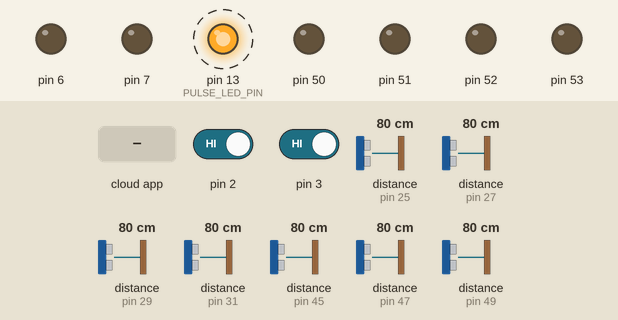
A sketch run on a simulated Arduino Mega 2560, built with avr-gcc and run on an emulated ATmega2560. On the bench: output pins drawn as LEDs (lit = HIGH). Dashed ring = blinking. The test bench sets the inputs (shaded band); at power-on: pin 2 HIGH, pin 3 HIGH, distance to the obstacle (sensors on pin 25, pin 27, pin 29, pin 31, pin 45, pin 47, pin 49) 80 cm. The ROS host is connected and sends only what is stated.

Above: at 3.0 s.
3.1 s: the phone or cloud app sets linear.x to -100
At 5.6 s:
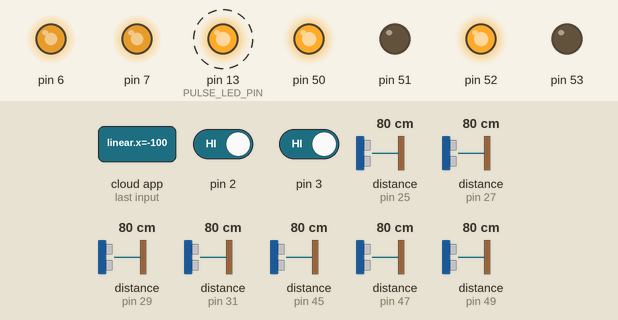
6.1 s: the phone or cloud app sets angular.z to -100
At 7.6 s:
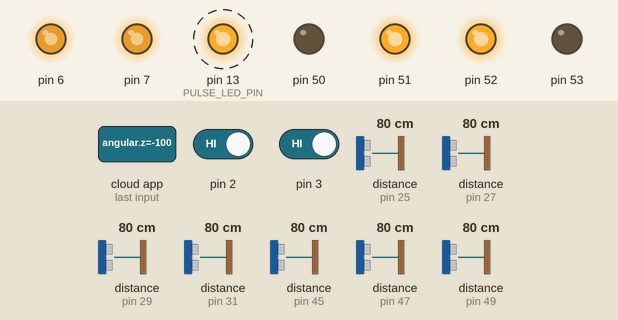
9.1 s: the phone or cloud app sets angular.z to 100
At 11.7 s:
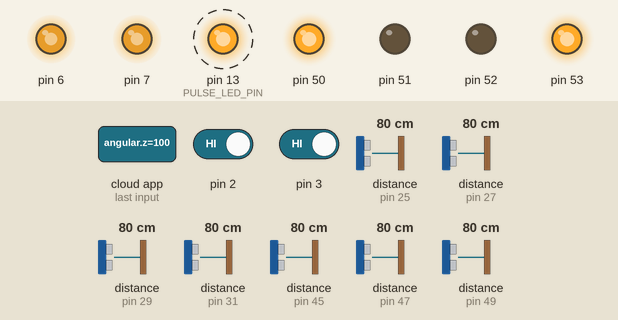
Timing chart, 0 to 18.1 s (numbered marks = the images above; inputs shaded):
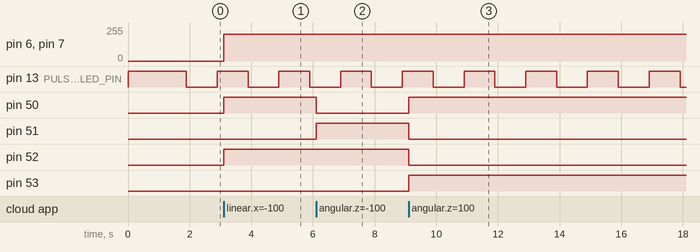

Measured:
- after the input at 3.1 s, pin 6, pin 7: 0/255 → 200/255 at once; pin 50, pin 52: LOW → HIGH at once
- after the input at 6.1 s, pin 50: HIGH → LOW at once; pin 51: LOW → HIGH at once
- after the input at 9.1 s, pin 50, pin 53: LOW → HIGH at once; pin 51, pin 52: HIGH → LOW at once
- by itself, pin 13 (PULSE_LED_PIN): alternates HIGH for 1.0 s and LOW for 1.0 s

The sketch:

rospibot1a_v0_7.ino
```cpp
//
// added: alternate serial port setup
//

//#define ROSSERIAL_USE_SERIAL2

#define SERIAL_DEBUG

#include <PinChangeInterrupt.h>

#ifdef ROSSERIAL_USE_SERIAL2
  #include <ArduinoHardwareAlt.h>
#else
  #include <ArduinoHardware.h>
#endif
#include <ros.h>
#include <sensor_msgs/Range.h>
#include <geometry_msgs/Twist.h>
#include <std_msgs/Int8.h>
#include <std_msgs/Int32.h>
#include <std_msgs/Float32.h>
#include <tf/tf.h>
#include <tf/transform_broadcaster.h>

#include <limits.h>

ros::NodeHandle nh;

// general includes
#include "kalman.h"

// include device configs
#include "ultrasound.h"
#include "locomotion.h"
#include "pid.h"

// internal led config
#define PULSE_LED_PIN LED_BUILTIN
#define PULSE_LED_DELAY 1000
unsigned long pulseLedTimer;
boolean pulseLedStatus;

// looptime control
unsigned long loopTimeLast;
unsigned long looptime;

// motion idle delay timer
#define MOTION_IDLE_DELAY 120
unsigned long motion_idle_timer;

// just for debug
double speed_ang_tmp, speed_lin_tmp;

//
// ros publishers, subscribers and broadcasters
//

//Time  update variables
#define TF_PUBLISHER_DELAY 50
unsigned long tf_publisher_timer;

unsigned long LastUpdateMicrosecs = 0;
unsigned long LastUpdateMillisecs = 0;
unsigned long CurrentMicrosecs = 0;
unsigned long MicrosecsSinceLastUpdate = 0;
float SecondsSinceLastUpdate = 0;

std_msgs::Float32 timeSeconds;
ros::Publisher time_rospub1("time1", &timeSeconds);
std_msgs::Int32 timeMicroSeconds;
ros::Publisher time_rospub2("time2", &timeMicroSeconds);

std_msgs::Int8 motionStateMsg;
ros::Publisher motionstate_rospub1("motion_state", &motionStateMsg);

#include "ros_pub.h"
//#include "ros_tf.h"

// ultrasound
tf::TransformBroadcaster broadcaster;
geometry_msgs::TransformStamped us_t1;
char base_link[] = "/base_link";

char us0_frame[] = "/ultrasound0";
char us1_frame[] = "/ultrasound1";
char us2_frame[] = "/ultrasound2";
char us3_frame[] = "/ultrasound3";
char us4_frame[] = "/ultrasound4";
char us5_frame[] = "/ultrasound5";
char us6_frame[] = "/ultrasound6";

// subscriber callback to handle motion velocity target requests
void messageCb1( const geometry_msgs::Twist& msg){
  speed_ang = msg.angular.z;
  speed_lin = msg.linear.x;

  //w_r = (speed_lin/wheel_rad) + ((speed_ang*wheel_sep)/(2.0*wheel_rad));
  //w_l = (speed_lin/wheel_rad) - ((speed_ang*wheel_sep)/(2.0*wheel_rad));

  //rightSpeedPidSetPointTmp = (speed_lin/wheel_rad) + ((speed_ang*wheel_sep)/(2.0*wheel_rad));
  //leftSpeedPidSetPointTmp = (speed_lin/wheel_rad) - ((speed_ang*wheel_sep)/(2.0*wheel_rad));

  // calculate rotation per second on both motors (im not sure about angular velocity)
  rightSpeedPidSetPointTmp = (speed_lin/wheel_per) + ((speed_ang*wheel_sep)/wheel_per);
  leftSpeedPidSetPointTmp = (speed_lin/wheel_per) - ((speed_ang*wheel_sep)/wheel_per);

/*
  #ifdef SERIAL_DEBUG
    #ifdef ROSSERIAL_USE_SERIAL2
      Serial.print("cmd_vel: ");
      Serial.print(leftSpeedPidSetPointTmp); Serial2.print("\t");
      Serial.print(rightSpeedPidSetPointTmp); Serial2.print("\t");
    #else
      Serial2.print("cmd_vel: ");
      Serial2.print(leftSpeedPidSetPointTmp); Serial2.print("\t");
      Serial2.print(rightSpeedPidSetPointTmp); Serial2.print("\t");
    #endif
  #endif
*/

  // apply min and max velocity restrictions
  if(abs(rightSpeedPidSetPointTmp) == abs(leftSpeedPidSetPointTmp) && rightSpeedPidSetPointTmp != 0) {
    // original velociy are the same
    if(rightSpeedPidSetPointTmp > maxPidVel) {
      if(rightSpeedPidSetPointTmp > 0) rightSpeedPidSetPointTmp = maxPidVel; else rightSpeedPidSetPointTmp = -maxPidVel;
      if(leftSpeedPidSetPointTmp > 0) leftSpeedPidSetPointTmp = maxPidVel; else leftSpeedPidSetPointTmp = -maxPidVel;
    }
    if(rightSpeedPidSetPointTmp < minPidVel) {
      if(rightSpeedPidSetPointTmp > 0) rightSpeedPidSetPointTmp = minPidVel; else rightSpeedPidSetPointTmp = -minPidVel;
      if(leftSpeedPidSetPointTmp > 0) leftSpeedPidSetPointTmp = minPidVel; else leftSpeedPidSetPointTmp = -minPidVel;
    }
  } else if(abs(rightSpeedPidSetPointTmp) > abs(leftSpeedPidSetPointTmp)) {
    // right velocity is greater
    if(rightSpeedPidSetPointTmp > maxPidVel) {
      leftSpeedPidSetPointTmp = leftSpeedPidSetPointTmp * (maxPidVel / rightSpeedPidSetPointTmp);
      if(rightSpeedPidSetPointTmp >= 0) rightSpeedPidSetPointTmp = maxPidVel; else rightSpeedPidSetPointTmp = -maxPidVel;
    }
    if(rightSpeedPidSetPointTmp < minPidVel) {
      leftSpeedPidSetPointTmp = leftSpeedPidSetPointTmp * (minPidVel / rightSpeedPidSetPointTmp);
      if(rightSpeedPidSetPointTmp >= 0) rightSpeedPidSetPointTmp = maxPidVel; else rightSpeedPidSetPointTmp = -minPidVel;
    }
  } else if(abs(rightSpeedPidSetPointTmp) < abs(leftSpeedPidSetPointTmp)) {
    // left velocity is greater
    if(leftSpeedPidSetPointTmp > maxPidVel) {
      rightSpeedPidSetPointTmp = rightSpeedPidSetPointTmp * (maxPidVel / leftSpeedPidSetPointTmp);
      if(leftSpeedPidSetPointTmp >= 0) leftSpeedPidSetPointTmp = maxPidVel; else leftSpeedPidSetPointTmp = -maxPidVel;
    }
    if(leftSpeedPidSetPointTmp < minPidVel) {
      rightSpeedPidSetPointTmp = rightSpeedPidSetPointTmp * (minPidVel / leftSpeedPidSetPointTmp);
      if(leftSpeedPidSetPointTmp >= 0) leftSpeedPidSetPointTmp = minPidVel; else leftSpeedPidSetPointTmp = -minPidVel;
    }
  }

  // transform to encoder pulses
  rightSpeedPidSetPointTmp = rightSpeedPidSetPointTmp * ENCODER_PULSES / 1000 * SPEED_PID_SAMPLE_TIME;
  leftSpeedPidSetPointTmp = leftSpeedPidSetPointTmp * ENCODER_PULSES / 1000 * SPEED_PID_SAMPLE_TIME;

  // set right motors direction and speed
  if(rightSpeedPidSetPointTmp > 0) {
    rightSpeedPidSetPointDirection = 1;
    rightSpeedPidSetPoint = round(rightSpeedPidSetPointTmp);
  } else if(rightSpeedPidSetPointTmp < 0) {
    rightSpeedPidSetPointDirection = -1;
    rightSpeedPidSetPoint = round(abs(rightSpeedPidSetPointTmp));
  } else {
    rightSpeedPidSetPointDirection = 0;
    rightSpeedPidSetPoint = 0;
  }

  // set left motors direction and speed
  if(leftSpeedPidSetPointTmp > 0) {
    leftSpeedPidSetPointDirection = 1;
    leftSpeedPidSetPoint = round(leftSpeedPidSetPointTmp);
  } else if(leftSpeedPidSetPointTmp < 0) {
    leftSpeedPidSetPointDirection = -1;
    leftSpeedPidSetPoint = round(abs(leftSpeedPidSetPointTmp));
  } else {
    leftSpeedPidSetPointDirection = 0;
    leftSpeedPidSetPoint = round(leftSpeedPidSetPointTmp);
  }

  // switch on/off the steering pid
  if(leftSpeedPidSetPoint == rightSpeedPidSetPoint && leftSpeedPidSetPoint != 0) {
    // rotate or linear translation
    steeringPid.SetMode(AUTOMATIC);
    useSteeringPid = true;
    encoderLeftPulsesSteeringPID = encoderRightPulsesSteeringPID = 0;
  } else {
    // curve
    steeringPid.SetMode(MANUAL);
    useSteeringPid = false;
    encoderLeftPulsesSteeringPID = encoderRightPulsesSteeringPID = 0;
  }

  // machine state update
  if(leftSpeedPidSetPoint == 0 && rightSpeedPidSetPoint == 0) {
    // idle
    motion_idle_timer = millis() + MOTION_IDLE_DELAY;
    baseMotionState = MOTION_STOP;
  } else if(useSteeringPid) {
    // rotate or linear translation
    if(leftSpeedPidSetPointDirection == rightSpeedPidSetPointDirection) {
      if(leftSpeedPidSetPointDirection > 0) {
        // front linear translation
        baseMotionState = MOTION_FORWARD;
      } else {
        // backwards linear translation
        baseMotionState = MOTION_BACKWARD;
      }
    } else {
      if(leftSpeedPidSetPointDirection < 0) {
        // rotate left
        baseMotionState = MOTION_ROTATE_LEFT;
      } else {
        //rotate_right
        baseMotionState = MOTION_ROTATE_RIGHT;
      }
    }
  } else {
    if(leftSpeedPidSetPointDirection > 0) {
      if(rightSpeedPidSetPoint > leftSpeedPidSetPoint) {
        baseMotionState = MOTION_FORWARD_CURVE_LEFT;
      } else {
        baseMotionState = MOTION_FORWARD_CURVE_RIGHT;
      }
    } else {
      if(rightSpeedPidSetPoint > leftSpeedPidSetPoint) {
        baseMotionState = MOTION_BACKWARD_CURVE_LEFT;
      } else {
        baseMotionState = MOTION_BACKWARD_CURVE_RIGHT;
      }
    }
  }

  // motion distance encoder targets
  if(encoderPulsesTargetState == ENC_TARGET_READY) {
    // set left encoder target
    if(leftSpeedPidSetPointDirection >= 0) {
      encoderLeftPulsesTarget = encoderLeftPulses + (encoderLeftPulsesTarget / 1000.0 * pulses_per_m);
    } else {
      encoderLeftPulsesTarget = encoderLeftPulses - (encoderLeftPulsesTarget / 1000.0 * pulses_per_m);
    }
    // set right encoder target
    if(rightSpeedPidSetPointDirection >= 0) {
      encoderRightPulsesTarget = encoderRightPulses + (float)(encoderRightPulsesTarget / 1000.0 * pulses_per_m);
    } else {
      encoderRightPulsesTarget = encoderRightPulses - (float)(encoderRightPulsesTarget / 1000.0 * pulses_per_m);
    }
    // set control
    encoderLeftPulsesOnTarget = false;
    encoderRightPulsesOnTarget = false;
    encoderPulsesTargetState = ENC_TARGET_ENABLED;
  }

  motionStateMsg.data = baseMotionState;
  motionstate_rospub1.publish(&motionStateMsg);

  // just for debug
  speed_ang_tmp = speed_ang;
  speed_lin_tmp = speed_lin;

}

ros::Subscriber<geometry_msgs::Twist> vel_rossub1("cmd_vel", &messageCb1 );

// subscriber callback to handle motion distance target requests
void messageCb2( const std_msgs::Float32& msg){

  //encoderPulsesTargetState = ENC_TARGET_ENABLED;
  //encoderLeftPulsesTarget = encoderLeftPulses + (msg.data * pulses_per_m);
  //encoderRightPulsesTarget = encoderRightPulses + (msg.data * pulses_per_m);
  encoderPulsesTargetState = ENC_TARGET_READY;
  encoderLeftPulsesTarget = msg.data * 1000;
  encoderRightPulsesTarget = msg.data * 1000;

  //Serial2.println(msg.data);
}
ros::Subscriber<std_msgs::Float32> dist_rossub1("cmd_dist", &messageCb2 );

void setup() {

  #ifdef SERIAL_DEBUG
    #ifdef ROSSERIAL_USE_SERIAL2
      Serial.begin(115200);
      Serial.println("rospibot start!");
    #else
      Serial2.begin(115200);
      Serial2.println("rospibot start!");
    #endif
  #endif

  // setup internal led to pulse
  pinMode(PULSE_LED_PIN, OUTPUT);
  digitalWrite(PULSE_LED_PIN, HIGH);
  pulseLedStatus = true;
  pulseLedTimer = millis() + PULSE_LED_DELAY;

  // ros setup
  nh.initNode();

  broadcaster.init(nh);

  nh.subscribe(vel_rossub1);
  nh.subscribe(dist_rossub1);

  nh.advertise(time_rospub1);
  nh.advertise(time_rospub2);

  nh.advertise(encoder_rospub1);
  nh.advertise(encoder_rospub2);

  nh.advertise(usrange_rospub0);
  nh.advertise(usrange_rospub1);
  nh.advertise(usrange_rospub2);
  nh.advertise(usrange_rospub3);
  nh.advertise(usrange_rospub4);
  nh.advertise(usrange_rospub5);
  nh.advertise(usrange_rospub6);

  nh.advertise(motionstate_rospub1);

  nh.spinOnce();

  // setup parts
  Setup_Motors();
  Setup_Encoders();
  Setup_PID();
  Setup_Ultrasound();

  // ros publisher timers
  encoder_publisher_timer = millis() + ENCODERS_PUBLISHER_DELAY;
  tf_publisher_timer = millis() + TF_PUBLISHER_DELAY;

  // diag control setup
  loopTimeLast = millis();
}

void loop() {
  Update_PID();

  // change state after wait for wheels stop
  if(baseMotionState == MOTION_STOP && millis() >= motion_idle_timer) {
    baseMotionState = MOTION_IDLE;
    motionStateMsg.data = baseMotionState;
    motionstate_rospub1.publish(&motionStateMsg);
    motion_idle_timer = 0;
  }

  if(baseMotionState != MOTION_IDLE) {
    if(baseMotionState == MOTION_STOP) {
      leftMotorPwmOut = 0;
      rightMotorPwmOut = 0;
    }
    Motor_Left();
    Motor_Right();
  }

  Update_Encoders();

  // check encoder targets
  if(encoderPulsesTargetState == ENC_TARGET_ENABLED) {

    //
    // check left encoder target
    //
    if(!encoderLeftPulsesOnTarget) {
      if(leftSpeedPidSetPointDirection >= 0) {
        if(encoderLeftPulses >= encoderLeftPulsesTarget) {
          encoderLeftPulsesOnTarget = true;
        }
      } else {
        if(encoderLeftPulses < encoderLeftPulsesTarget) {
          encoderLeftPulsesOnTarget = true;
        }
      }
      // left stop on encoder target
      if(encoderLeftPulsesOnTarget) {
        //Serial2.println("L ON TARGET");
        leftSpeedPidSetPoint = 0;
        leftSpeedPidSetPointDirection = 0;
      }
    }

    //
    // check right encoder target
    //
    if(!encoderRightPulsesOnTarget) {
      if(rightSpeedPidSetPointDirection >= 0) {
        if(encoderRightPulses >= encoderRightPulsesTarget) {
          encoderRightPulsesOnTarget = true;
        }
      } else {
        if(encoderRightPulses < encoderRightPulsesTarget) {
          encoderRightPulsesOnTarget = true;
        }
      }
      // left stop on encoder target
      if(encoderRightPulsesOnTarget) {
        //Serial2.println("R ON TARGET");
        rightSpeedPidSetPoint = 0;
        rightSpeedPidSetPointDirection = 0;
      }
    }

    //
    // encoders on target
    //
    if(encoderLeftPulsesOnTarget && encoderRightPulsesOnTarget) {
      //Serial2.println("BOTH ON TARGET");
      encoderLeftPulsesTarget = 0;
      encoderLeftPulsesOnTarget = false;
      encoderRightPulsesTarget = 0;
      encoderRightPulsesOnTarget = false;
      encoderPulsesTargetState = ENC_TARGET_DISABLE;
      if(useSteeringPid) {
        steeringPid.SetMode(MANUAL);
        useSteeringPid = false;
      }
      //set timer for MOTION_IDLE state
      baseMotionState = MOTION_STOP;
      motion_idle_timer = millis() + MOTION_IDLE_DELAY;
    }
  }

  Update_Ultrasound();

  // update transform at current time
  if(millis() >= tf_publisher_timer) {
    tf_publisher_timer = millis() + TF_PUBLISHER_DELAY;

    CurrentMicrosecs = micros();
    LastUpdateMillisecs = millis();
    MicrosecsSinceLastUpdate = CurrentMicrosecs - LastUpdateMicrosecs;
    if (MicrosecsSinceLastUpdate < 0) {
      MicrosecsSinceLastUpdate = INT_MIN - LastUpdateMicrosecs + CurrentMicrosecs;
    }
    LastUpdateMicrosecs = CurrentMicrosecs;
    SecondsSinceLastUpdate = MicrosecsSinceLastUpdate / 1000000.0;

    // time1/2 ros topic publisher
    timeSeconds.data = SecondsSinceLastUpdate;
    timeMicroSeconds.data = LastUpdateMicrosecs;

    time_rospub1.publish(&timeSeconds);
    time_rospub2.publish(&timeMicroSeconds);

  }

  nh.spinOnce();

  // pulse internal led to assure running state
  if(millis() >= pulseLedTimer)  {
    pulseLedTimer = millis() + PULSE_LED_DELAY;
    // do
    pulseLedStatus = !pulseLedStatus;
    digitalWrite(PULSE_LED_PIN, pulseLedStatus);
  }

  looptime = millis();
  #ifdef SERIAL_DEBUG
    #ifdef ROSSERIAL_USE_SERIAL2

      if(leftSpeedPidResult || rightSpeedPidResult) {
        //Serial.print(speed_lin_tmp); Serial.print("\t");
        //Serial.print(speed_ang_tmp); Serial.print("\t");

        //Serial.print(leftSpeedPidSetPointTmp); Serial.print("\t");
        //Serial.print(rightSpeedPidSetPointTmp); Serial.print("\t");

        Serial.print(baseMotionState); Serial.print("\t");
        Serial.print(useSteeringPid); Serial.print("\t");
        Serial2.print(encoderPulsesTargetState); Serial2.print("\t");

        Serial.print(leftSpeedPidSetPoint); Serial.print("\t");
        Serial.print(rightSpeedPidSetPoint); Serial.print("\t");

        Serial.print(leftSpeedPidSetPointDirection); Serial.print("\t");
        Serial.print(rightSpeedPidSetPointDirection); Serial.print("\t");

        Serial.print(leftMotorPwmOut); Serial.print("\t");
        Serial.print(rightMotorPwmOut); Serial.print("\t");
        if(leftSpeedPidResult) {
          Serial.print(leftSpeedPidSetPoint - leftSpeedPidInputLast); Serial.print("\t");
          leftSpeedPidResult = false;
        } else {
          Serial.print("---\t");
        }

        if(rightSpeedPidResult) {
          Serial.print(rightSpeedPidSetPoint - rightSpeedPidInputLast); Serial.print("\t");
          rightSpeedPidResult = false;
        } else {
          Serial.print("---\t");
        }

        Serial.print(encoderLeftPulsesTarget); Serial.print("\t");
        Serial.print(encoderRightPulsesTarget); Serial.print("\t");

        Serial.print(encoderLeftPulses); Serial.print("\t");
        Serial.print(encoderRightPulses); Serial.print("\t");

        Serial.print(encoderLeftPulses - encoderRightPulses); Serial.print("\t");

        Serial.println(looptime - loopTimeLast);

      }

    #else

      if(leftSpeedPidResult || rightSpeedPidResult) {
        //Serial2.print(speed_lin_tmp); Serial2.print("\t");
        //Serial2.print(speed_ang_tmp); Serial2.print("\t");

        //Serial2.print(leftSpeedPidSetPointTmp); Serial2.print("\t");
        //Serial2.print(rightSpeedPidSetPointTmp); Serial2.print("\t");

        Serial2.print(baseMotionState); Serial2.print("\t");
        Serial2.print(useSteeringPid); Serial2.print("\t");
        Serial2.print(encoderPulsesTargetState); Serial2.print("\t");

        Serial2.print(leftSpeedPidSetPoint); Serial2.print("\t");
        Serial2.print(rightSpeedPidSetPoint); Serial2.print("\t");

        Serial2.print(leftSpeedPidSetPointDirection); Serial2.print("\t");
        Serial2.print(rightSpeedPidSetPointDirection); Serial2.print("\t");

        Serial2.print(leftMotorPwmOut); Serial2.print("\t");
        Serial2.print(rightMotorPwmOut); Serial2.print("\t");
        if(leftSpeedPidResult) {
          Serial2.print(leftSpeedPidSetPoint - leftSpeedPidInputLast); Serial2.print("\t");
          leftSpeedPidResult = false;
        } else {
          Serial2.print("---\t");
        }

        if(rightSpeedPidResult) {
          Serial2.print(rightSpeedPidSetPoint - rightSpeedPidInputLast); Serial2.print("\t");
          rightSpeedPidResult = false;
        } else {
          Serial2.print("---\t");
        }

        Serial2.print(encoderLeftPulsesTarget); Serial2.print("\t");
        Serial2.print(encoderRightPulsesTarget); Serial2.print("\t");

        Serial2.print(encoderLeftPulses); Serial2.print("\t");
        Serial2.print(encoderRightPulses); Serial2.print("\t");

        Serial2.print(encoderLeftPulses - encoderRightPulses); Serial2.print("\t");

        //looptime = millis();
        Serial2.println(looptime - loopTimeLast);

      }

    #endif
  #endif
  loopTimeLast = looptime;
}
```

Source omitted: encoder.ino (2301 bytes), kalman.h (2706 bytes), locomotion.h (2664 bytes), motor.ino (1326 bytes), pid.h (3566 bytes), pid.ino (4442 bytes), ros_pub.h (918 bytes), ultrasound.h (2317 bytes), ultrasound.ino (9162 bytes)
